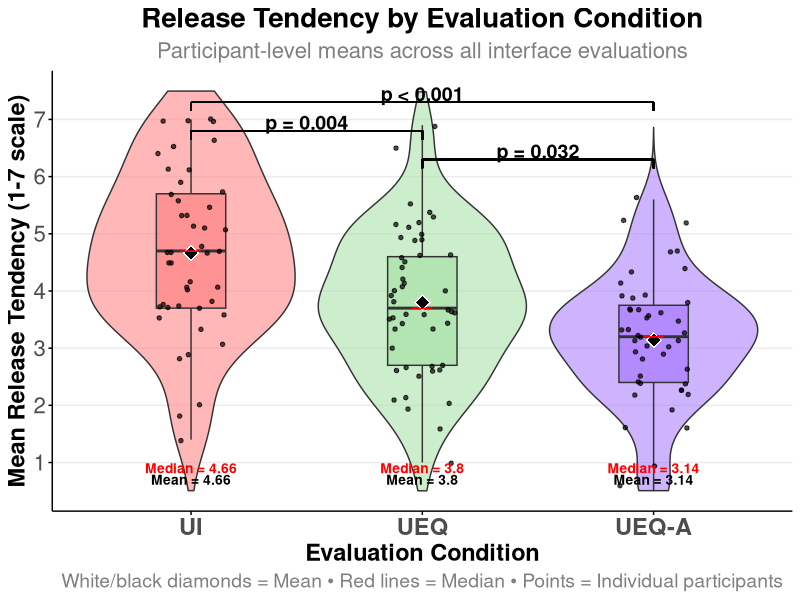
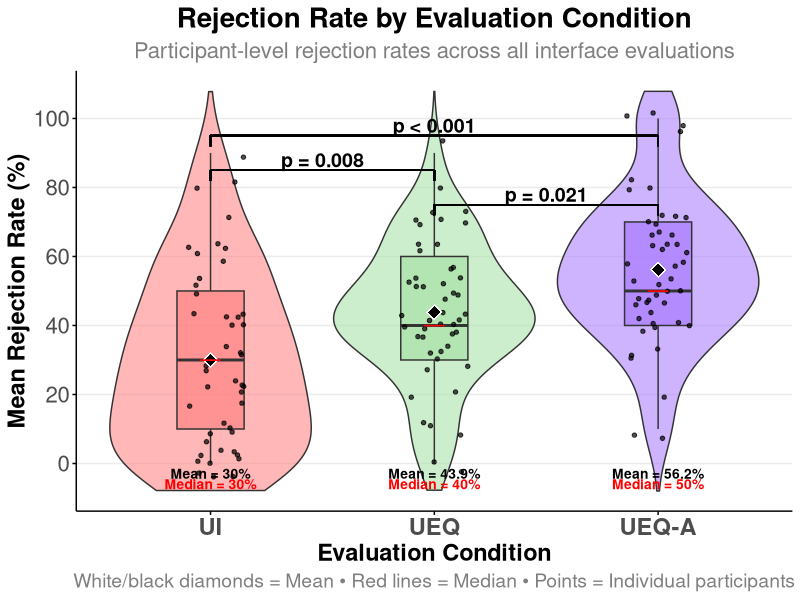
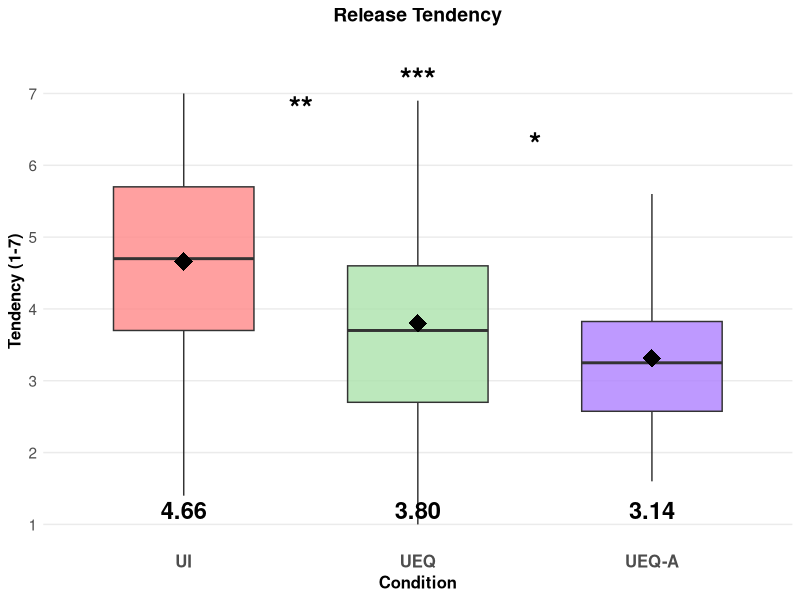
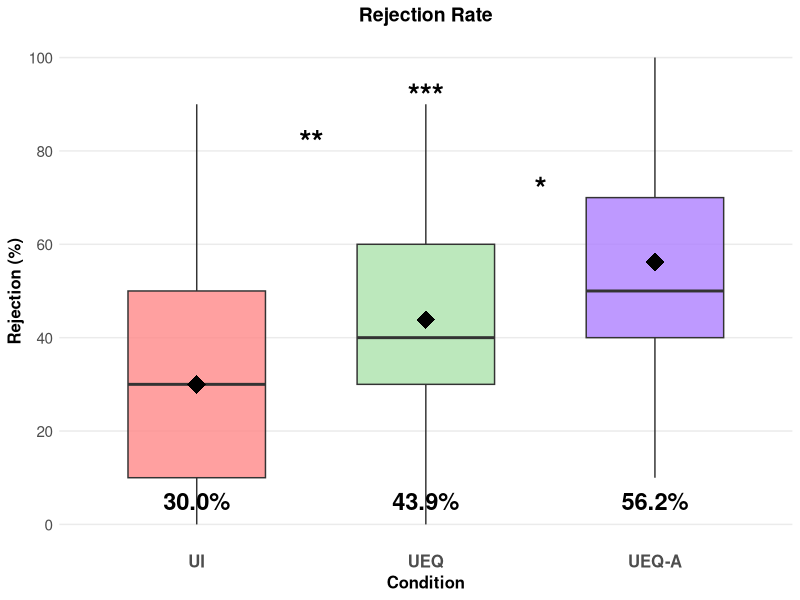

Write the R code that produced these figures, in order.
# HIGH-QUALITY Participant-Level Analysis Plots with UI/UEQ/UEQ-A naming
# RESTORED: Boxplots, significance lines, visible mean/median labels, jitter points
# Based on original 10_publication_ready_plots.R structure

library(dplyr)
library(ggplot2)

cat("=== CREATING HIGH-QUALITY PARTICIPANT-LEVEL PLOTS ===\n")

# Load and prepare interface data, then create participant aggregations
interface_data <- read.csv("results/three_condition_interface_data.csv")

# Update condition names
interface_data$condition_new <- case_when(
  interface_data$condition == "RAW" ~ "UI",
  interface_data$condition == "UEQ" ~ "UEQ", 
  interface_data$condition == "UEQ+Autonomy" ~ "UEQ-A",
  TRUE ~ interface_data$condition
)

# Create participant-level aggregations
participant_data <- interface_data %>%
  group_by(PROLIFIC_PID, condition_new) %>%
  summarise(
    mean_tendency = mean(tendency, na.rm = TRUE),
    mean_rejection_rate = mean(1 - release_binary, na.rm = TRUE),
    n_evaluations = n(),
    .groups = "drop"
  ) %>%
  filter(!is.na(mean_tendency)) # Remove participants with missing data

# Set factor levels
participant_data$condition_new <- factor(participant_data$condition_new, levels = c("UI", "UEQ", "UEQ-A"))

# Define consistent color scheme
condition_colors <- c("UI" = "#FF8888", "UEQ" = "#ABE2AB", "UEQ-A" = "#AE80FF")

cat("Participant data loaded:", nrow(participant_data), "participants\n")
print(table(participant_data$condition_new))

# === STATISTICAL TESTS ===
cat("\nSTATISTICAL TESTS:\n")

# ANOVA
rejection_aov <- aov(mean_rejection_rate ~ condition_new, data = participant_data)
tendency_aov <- aov(mean_tendency ~ condition_new, data = participant_data)

rejection_summary <- summary(rejection_aov)
tendency_summary <- summary(tendency_aov)

# Post-hoc tests (Tukey HSD)
rejection_tukey <- TukeyHSD(rejection_aov)
tendency_tukey <- TukeyHSD(tendency_aov)

cat("Rejection ANOVA: F(2,138) =", round(rejection_summary[[1]][["F value"]][1], 2), 
    ", p =", format(rejection_summary[[1]][["Pr(>F)"]][1], scientific = TRUE), "\n")
cat("Tendency ANOVA: F(2,138) =", round(tendency_summary[[1]][["F value"]][1], 2), 
    ", p =", format(tendency_summary[[1]][["Pr(>F)"]][1], scientific = TRUE), "\n")

# Extract significance levels for annotations
rej_tukey_results <- as.data.frame(rejection_tukey$condition_new)
tend_tukey_results <- as.data.frame(tendency_tukey$condition_new)

cat("\nPost-hoc comparisons (Tukey HSD):\n")
cat("REJECTION:\n")
print(rej_tukey_results)
cat("\nTENDENCY:\n")
print(tend_tukey_results)

# Function to format p-values consistently
format_p_value <- function(p_value) {
  if (p_value < 0.001) return("p < 0.001")
  return(paste0("p = ", sprintf("%.3f", p_value)))
}

# Calculate descriptive statistics for annotations
descriptive_stats <- participant_data %>%
  group_by(condition_new) %>%
  summarise(
    n = n(),
    mean_rejection = mean(mean_rejection_rate),
    median_rejection = median(mean_rejection_rate),
    mean_tendency = mean(mean_tendency),
    median_tendency = median(mean_tendency),
    .groups = "drop"
  )

# === HIGH-QUALITY TENDENCY PLOT ===
cat("Creating high-quality participant tendency plot...\n")

p_tendency <- ggplot(participant_data, aes(x = condition_new, y = mean_tendency, fill = condition_new)) +
  # Violin plots (background)
  geom_violin(alpha = 0.6, trim = FALSE, scale = "width") +
  # Box plots (quartiles and outliers)
  geom_boxplot(width = 0.3, alpha = 0.8, outlier.shape = NA) +
  # Individual points (jitter)
  geom_jitter(width = 0.15, alpha = 0.7, size = 1.2, color = "black") +
  # Mean points (large, visible)
  stat_summary(fun = mean, geom = "point", shape = 18, size = 5, color = "white", stroke = 1) +
  stat_summary(fun = mean, geom = "point", shape = 18, size = 4, color = "black") +
  # Median lines (visible)
  stat_summary(fun = median, geom = "point", shape = 95, size = 8, color = "red", stroke = 1) +
  
  scale_fill_manual(values = condition_colors, name = "Condition") +
  scale_y_continuous(limits = c(0.5, 7.5), breaks = 1:7) +
  labs(
    title = "Release Tendency by Evaluation Condition",
    subtitle = "Participant-level means across all interface evaluations",
    x = "Evaluation Condition",
    y = "Mean Release Tendency (1-7 scale)",
    caption = "White/black diamonds = Mean • Red lines = Median • Points = Individual participants"
  ) +
  theme_minimal() +
  theme(
    plot.title = element_text(size = 20, face = "bold", hjust = 0.5),
    plot.subtitle = element_text(size = 16, hjust = 0.5, color = "gray50"),
    plot.caption = element_text(size = 14, hjust = 0.5, color = "gray50"),
    axis.title = element_text(size = 17, face = "bold"),
    axis.text = element_text(size = 16),
    axis.text.x = element_text(size = 17, face = "bold"),
    legend.position = "none",
    panel.grid.minor.y = element_blank(),
    panel.grid.major.x = element_blank(),
    axis.line = element_line(color = "black", linewidth = 0.5),
    axis.ticks = element_line(color = "black", linewidth = 0.5)
  ) +
  
  # === SIGNIFICANCE BRACKETS ===
  # UI vs UEQ
  geom_segment(aes(x = 1, xend = 2, y = 6.8, yend = 6.8), 
               color = "black", linewidth = 0.5, inherit.aes = FALSE) +
  geom_segment(aes(x = 1, xend = 1, y = 6.65, yend = 6.8), 
               color = "black", linewidth = 0.5, inherit.aes = FALSE) +
  geom_segment(aes(x = 2, xend = 2, y = 6.65, yend = 6.8), 
               color = "black", linewidth = 0.5, inherit.aes = FALSE) +
  annotate("text", x = 1.5, y = 6.95, 
           label = format_p_value(tend_tukey_results["UEQ-UI", "p adj"]), 
           color = "black", size = 5, fontface = "bold") +
  
  # UEQ vs UEQ-A
  geom_segment(aes(x = 2, xend = 3, y = 6.3, yend = 6.3), 
               color = "black", linewidth = 0.5, inherit.aes = FALSE) +
  geom_segment(aes(x = 2, xend = 2, y = 6.15, yend = 6.3), 
               color = "black", linewidth = 0.5, inherit.aes = FALSE) +
  geom_segment(aes(x = 3, xend = 3, y = 6.15, yend = 6.3), 
               color = "black", linewidth = 0.5, inherit.aes = FALSE) +
  annotate("text", x = 2.5, y = 6.45, 
           label = format_p_value(tend_tukey_results["UEQ-A-UEQ", "p adj"]), 
           color = "black", size = 5, fontface = "bold") +
  
  # UI vs UEQ-A
  geom_segment(aes(x = 1, xend = 3, y = 7.3, yend = 7.3), 
               color = "black", linewidth = 0.5, inherit.aes = FALSE) +
  geom_segment(aes(x = 1, xend = 1, y = 7.15, yend = 7.3), 
               color = "black", linewidth = 0.5, inherit.aes = FALSE) +
  geom_segment(aes(x = 3, xend = 3, y = 7.15, yend = 7.3), 
               color = "black", linewidth = 0.5, inherit.aes = FALSE) +
  annotate("text", x = 2, y = 7.45, 
           label = format_p_value(tend_tukey_results["UEQ-A-UI", "p adj"]), 
           color = "black", size = 5, fontface = "bold") +
  
  # Add visible mean and median text annotations
  annotate("text", x = 1, y = 0.7, 
           label = paste0("Mean = ", round(descriptive_stats$mean_tendency[1], 2)), 
           color = "black", size = 3.5, fontface = "bold") +
  annotate("text", x = 1, y = 0.9, 
           label = paste0("Median = ", round(descriptive_stats$median_tendency[1], 2)), 
           color = "red", size = 3.5, fontface = "bold") +
  
  annotate("text", x = 2, y = 0.7, 
           label = paste0("Mean = ", round(descriptive_stats$mean_tendency[2], 2)), 
           color = "black", size = 3.5, fontface = "bold") +
  annotate("text", x = 2, y = 0.9, 
           label = paste0("Median = ", round(descriptive_stats$median_tendency[2], 2)), 
           color = "red", size = 3.5, fontface = "bold") +
  
  annotate("text", x = 3, y = 0.7, 
           label = paste0("Mean = ", round(descriptive_stats$mean_tendency[3], 2)), 
           color = "black", size = 3.5, fontface = "bold") +
  annotate("text", x = 3, y = 0.9, 
           label = paste0("Median = ", round(descriptive_stats$median_tendency[3], 2)), 
           color = "red", size = 3.5, fontface = "bold")

# === HIGH-QUALITY REJECTION PLOT ===
cat("Creating high-quality participant rejection plot...\n")

p_rejection <- ggplot(participant_data, aes(x = condition_new, y = mean_rejection_rate * 100, fill = condition_new)) +
  # Violin plots (background)
  geom_violin(alpha = 0.6, trim = FALSE, scale = "width") +
  # Box plots (quartiles and outliers)
  geom_boxplot(width = 0.3, alpha = 0.8, outlier.shape = NA) +
  # Individual points (jitter)
  geom_jitter(width = 0.15, alpha = 0.7, size = 1.2, color = "black") +
  # Mean points (large, visible)
  stat_summary(fun = mean, geom = "point", shape = 18, size = 5, color = "white", stroke = 1) +
  stat_summary(fun = mean, geom = "point", shape = 18, size = 4, color = "black") +
  # Median lines (visible)
  stat_summary(fun = median, geom = "point", shape = 95, size = 8, color = "red", stroke = 1) +
  
  scale_fill_manual(values = condition_colors, name = "Condition") +
  scale_y_continuous(limits = c(-8, 108), breaks = seq(0, 100, 20)) +
  labs(
    title = "Rejection Rate by Evaluation Condition", 
    subtitle = "Participant-level rejection rates across all interface evaluations",
    x = "Evaluation Condition",
    y = "Mean Rejection Rate (%)",
    caption = "White/black diamonds = Mean • Red lines = Median • Points = Individual participants"
  ) +
  theme_minimal() +
  theme(
    plot.title = element_text(size = 20, face = "bold", hjust = 0.5),
    plot.subtitle = element_text(size = 16, hjust = 0.5, color = "gray50"), 
    plot.caption = element_text(size = 14, hjust = 0.5, color = "gray50"),
    axis.title = element_text(size = 17, face = "bold"),
    axis.text = element_text(size = 16),
    axis.text.x = element_text(size = 17, face = "bold"),
    legend.position = "none",
    panel.grid.minor.y = element_blank(),
    panel.grid.major.x = element_blank(),
    axis.line = element_line(color = "black", linewidth = 0.5),
    axis.ticks = element_line(color = "black", linewidth = 0.5)
  ) +
  
  # === SIGNIFICANCE BRACKETS ===
  # UI vs UEQ
  geom_segment(aes(x = 1, xend = 2, y = 85, yend = 85), 
               color = "black", linewidth = 0.5, inherit.aes = FALSE) +
  geom_segment(aes(x = 1, xend = 1, y = 82, yend = 85), 
               color = "black", linewidth = 0.5, inherit.aes = FALSE) +
  geom_segment(aes(x = 2, xend = 2, y = 82, yend = 85), 
               color = "black", linewidth = 0.5, inherit.aes = FALSE) +
  annotate("text", x = 1.5, y = 88, 
           label = format_p_value(rej_tukey_results["UEQ-UI", "p adj"]), 
           color = "black", size = 5, fontface = "bold") +
  
  # UEQ vs UEQ-A
  geom_segment(aes(x = 2, xend = 3, y = 75, yend = 75), 
               color = "black", linewidth = 0.5, inherit.aes = FALSE) +
  geom_segment(aes(x = 2, xend = 2, y = 72, yend = 75), 
               color = "black", linewidth = 0.5, inherit.aes = FALSE) +
  geom_segment(aes(x = 3, xend = 3, y = 72, yend = 75), 
               color = "black", linewidth = 0.5, inherit.aes = FALSE) +
  annotate("text", x = 2.5, y = 78, 
           label = format_p_value(rej_tukey_results["UEQ-A-UEQ", "p adj"]), 
           color = "black", size = 5, fontface = "bold") +
  
  # UI vs UEQ-A
  geom_segment(aes(x = 1, xend = 3, y = 95, yend = 95), 
               color = "black", linewidth = 0.5, inherit.aes = FALSE) +
  geom_segment(aes(x = 1, xend = 1, y = 92, yend = 95), 
               color = "black", linewidth = 0.5, inherit.aes = FALSE) +
  geom_segment(aes(x = 3, xend = 3, y = 92, yend = 95), 
               color = "black", linewidth = 0.5, inherit.aes = FALSE) +
  annotate("text", x = 2, y = 98, 
           label = format_p_value(rej_tukey_results["UEQ-A-UI", "p adj"]), 
           color = "black", size = 5, fontface = "bold") +
  
  # Add visible mean and median text annotations
  annotate("text", x = 1, y = -3, 
           label = paste0("Mean = ", round(descriptive_stats$mean_rejection[1] * 100, 1), "%"), 
           color = "black", size = 3.5, fontface = "bold") +
  annotate("text", x = 1, y = -6, 
           label = paste0("Median = ", round(descriptive_stats$median_rejection[1] * 100, 1), "%"), 
           color = "red", size = 3.5, fontface = "bold") +
  
  annotate("text", x = 2, y = -3, 
           label = paste0("Mean = ", round(descriptive_stats$mean_rejection[2] * 100, 1), "%"), 
           color = "black", size = 3.5, fontface = "bold") +
  annotate("text", x = 2, y = -6, 
           label = paste0("Median = ", round(descriptive_stats$median_rejection[2] * 100, 1), "%"), 
           color = "red", size = 3.5, fontface = "bold") +
  
  annotate("text", x = 3, y = -3, 
           label = paste0("Mean = ", round(descriptive_stats$mean_rejection[3] * 100, 1), "%"), 
           color = "black", size = 3.5, fontface = "bold") +
  annotate("text", x = 3, y = -6, 
           label = paste0("Median = ", round(descriptive_stats$median_rejection[3] * 100, 1), "%"), 
           color = "red", size = 3.5, fontface = "bold")

# Save high-quality plots
if(!dir.exists("plots")) dir.create("plots")

ggsave("plots/participant_tendency_publication_ready.png", p_tendency, 
       width = 12, height = 8, dpi = 300)

ggsave("plots/participant_rejection_publication_ready.png", p_rejection, 
       width = 12, height = 8, dpi = 300)

# === CREATE THUMBNAIL VERSIONS ===
cat("Creating thumbnail versions...\n")

# Function to get significance stars for thumbnails
get_sig_stars <- function(p_value) {
  if (p_value < 0.001) return("***")
  if (p_value < 0.01) return("**")
  if (p_value < 0.05) return("*")
  return("ns")
}

# Tendency thumbnail
p_tendency_thumb <- ggplot(participant_data, aes(x = condition_new, y = mean_tendency, fill = condition_new)) +
  geom_boxplot(width = 0.6, alpha = 0.8, outlier.shape = NA) +
  stat_summary(fun = mean, geom = "point", shape = 18, size = 6, color = "black") +
  
  # Essential significance stars only
  annotate("text", x = 1.5, y = 6.8, 
           label = get_sig_stars(tend_tukey_results["UEQ-UI", "p adj"]), 
           size = 8, fontface = "bold") +
  annotate("text", x = 2.5, y = 6.3, 
           label = get_sig_stars(tend_tukey_results["UEQ-A-UEQ", "p adj"]), 
           size = 8, fontface = "bold") +
  annotate("text", x = 2, y = 7.2, 
           label = get_sig_stars(tend_tukey_results["UEQ-A-UI", "p adj"]), 
           size = 8, fontface = "bold") +
  
  # Essential mean values
  annotate("text", x = 1, y = 1.2, 
           label = sprintf("%.2f", descriptive_stats$mean_tendency[1]), 
           color = "black", size = 6, fontface = "bold") +
  annotate("text", x = 2, y = 1.2, 
           label = sprintf("%.2f", descriptive_stats$mean_tendency[2]), 
           color = "black", size = 6, fontface = "bold") +
  annotate("text", x = 3, y = 1.2, 
           label = sprintf("%.2f", descriptive_stats$mean_tendency[3]), 
           color = "black", size = 6, fontface = "bold") +
  
  scale_fill_manual(values = condition_colors) +
  labs(title = "Release Tendency", x = "Condition", y = "Tendency (1-7)") +
  theme_minimal() +
  theme(
    plot.title = element_text(size = 14, face = "bold", hjust = 0.5),
    axis.title = element_text(size = 12, face = "bold"),
    axis.text = element_text(size = 11),
    axis.text.x = element_text(size = 12, face = "bold"),
    legend.position = "none",
    panel.grid.minor = element_blank(),
    panel.grid.major.x = element_blank()
  ) +
  scale_y_continuous(limits = c(1, 7.5), breaks = 1:7)

# Rejection thumbnail  
p_rejection_thumb <- ggplot(participant_data, aes(x = condition_new, y = mean_rejection_rate * 100, fill = condition_new)) +
  geom_boxplot(width = 0.6, alpha = 0.8, outlier.shape = NA) +
  stat_summary(fun = mean, geom = "point", shape = 18, size = 6, color = "black") +
  
  # Essential significance stars only
  annotate("text", x = 1.5, y = 82, 
           label = get_sig_stars(rej_tukey_results["UEQ-UI", "p adj"]), 
           size = 8, fontface = "bold") +
  annotate("text", x = 2.5, y = 72, 
           label = get_sig_stars(rej_tukey_results["UEQ-A-UEQ", "p adj"]), 
           size = 8, fontface = "bold") +
  annotate("text", x = 2, y = 92, 
           label = get_sig_stars(rej_tukey_results["UEQ-A-UI", "p adj"]), 
           size = 8, fontface = "bold") +
  
  # Essential mean values
  annotate("text", x = 1, y = 5, 
           label = paste0(sprintf("%.1f", descriptive_stats$mean_rejection[1] * 100), "%"), 
           color = "black", size = 6, fontface = "bold") +
  annotate("text", x = 2, y = 5, 
           label = paste0(sprintf("%.1f", descriptive_stats$mean_rejection[2] * 100), "%"), 
           color = "black", size = 6, fontface = "bold") +
  annotate("text", x = 3, y = 5, 
           label = paste0(sprintf("%.1f", descriptive_stats$mean_rejection[3] * 100), "%"), 
           color = "black", size = 6, fontface = "bold") +
  
  scale_fill_manual(values = condition_colors) +
  labs(title = "Rejection Rate", x = "Condition", y = "Rejection (%)") +
  theme_minimal() +
  theme(
    plot.title = element_text(size = 14, face = "bold", hjust = 0.5),
    axis.title = element_text(size = 12, face = "bold"),
    axis.text = element_text(size = 11),
    axis.text.x = element_text(size = 12, face = "bold"),
    legend.position = "none",
    panel.grid.minor = element_blank(),
    panel.grid.major.x = element_blank()
  ) +
  scale_y_continuous(limits = c(0, 100), breaks = seq(0, 100, 20))

ggsave("plots/participant_tendency_thumbnail.png", p_tendency_thumb, 
       width = 8, height = 6, dpi = 300)

ggsave("plots/participant_rejection_thumbnail.png", p_rejection_thumb, 
       width = 8, height = 6, dpi = 300)

cat("✓ HIGH-QUALITY participant plots saved with:\n")
cat("  • Boxplots showing quartiles\n")
cat("  • Significance brackets and p-values\n")
cat("  • Large, visible mean (black diamonds) and median (red lines) indicators\n")
cat("  • Jitter points showing individual participants\n")
cat("  • Visible mean/median text annotations\n")
cat("✓ Plot saved: plots/participant_tendency_publication_ready.png\n")
cat("✓ Plot saved: plots/participant_rejection_publication_ready.png\n")
cat("✓ Thumbnail saved: plots/participant_tendency_thumbnail.png\n")
cat("✓ Thumbnail saved: plots/participant_rejection_thumbnail.png\n")
